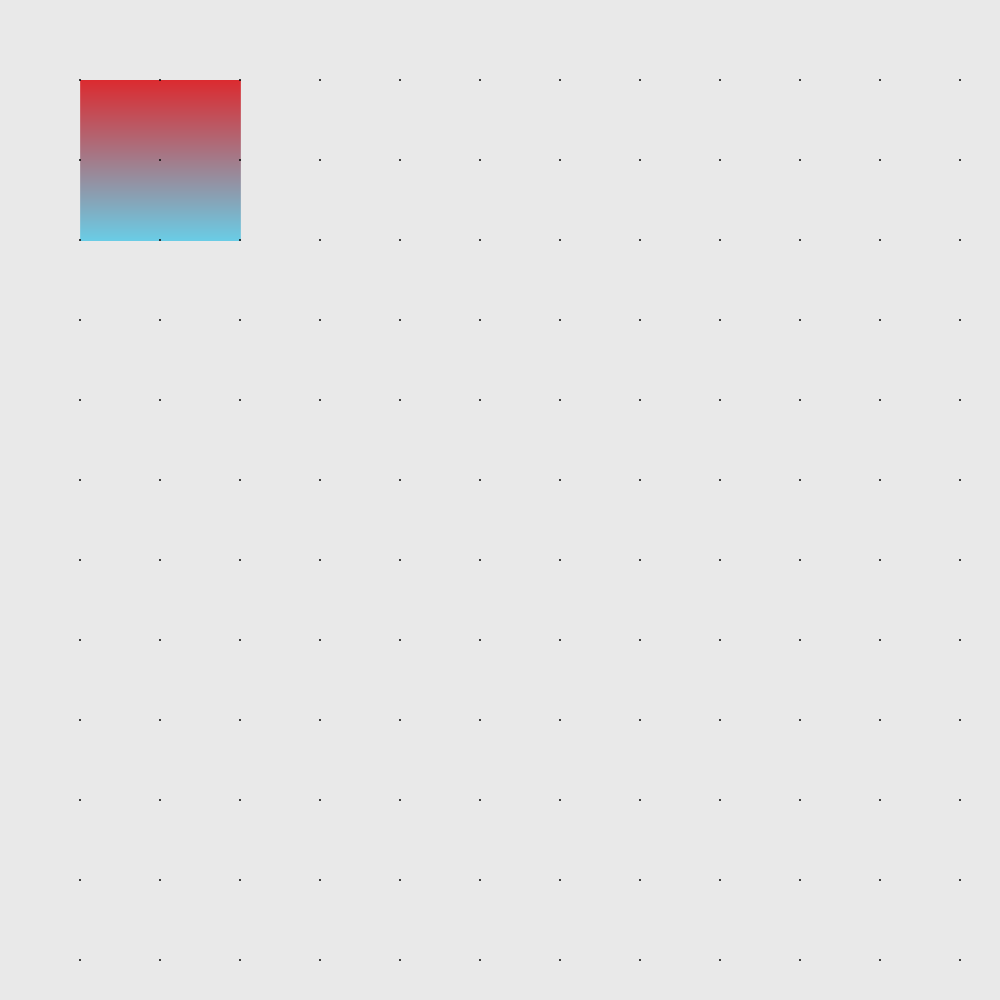
Frame 1 (no input)
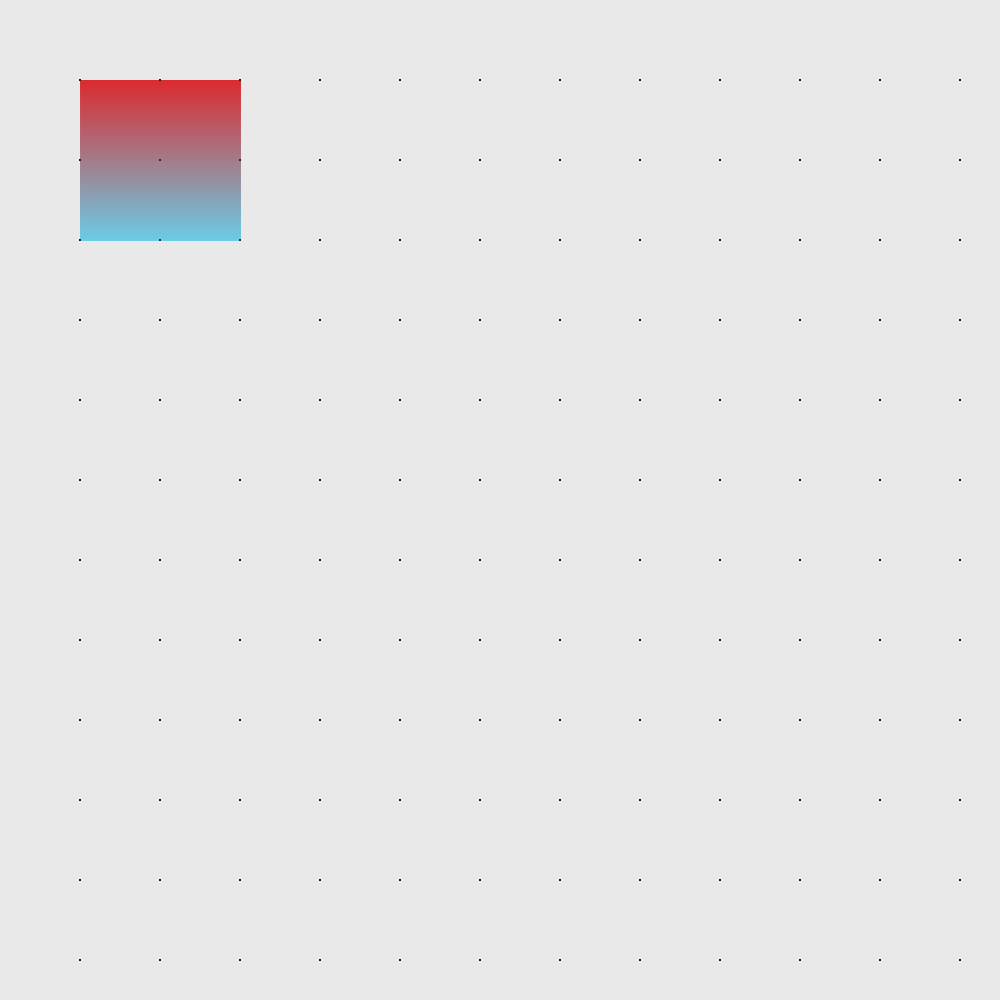
Frame 2 (the mouse pressed at the canvas centre, redrawn once)

The Processing sketch that drew these frames (run headless with seeded random() and noise(); the mouse was pressed at the canvas centre and the sketch redrawn once):

// Processing sketch: sketch_190108a
// ── sketch_190108a.pde
color c1, c2;
int spaceUnit;


void setup() {
  size(1000, 1000);
  background(233);
  c1 = color(219, 43, 48);
  c2 = color(106,204,229);
  noLoop();
}

void draw() {
  gradientBlock(80, 80, 160, 160, c1, c2);
  drawGrid(80, 2);
}

void drawGrid(int spaceUnit, int dotSize) {
  fill(11);
  noStroke();
  for(int i=spaceUnit; i<width; i+=spaceUnit) {
    for(int j=spaceUnit; j<height; j+=spaceUnit) {
      ellipse(i, j, dotSize, dotSize);
    }
  }
}

void gradientBlock(int x, int y, float w, float h, color c1, color c2) {
  noFill();
  for (int i = y; i <= y+h; i++) {
    float inter = map(i, y, y+h, 0, 1);
    color c = lerpColor(c1, c2, inter);
    stroke(c);
    line(x, i, x + w, i);
  }
}
